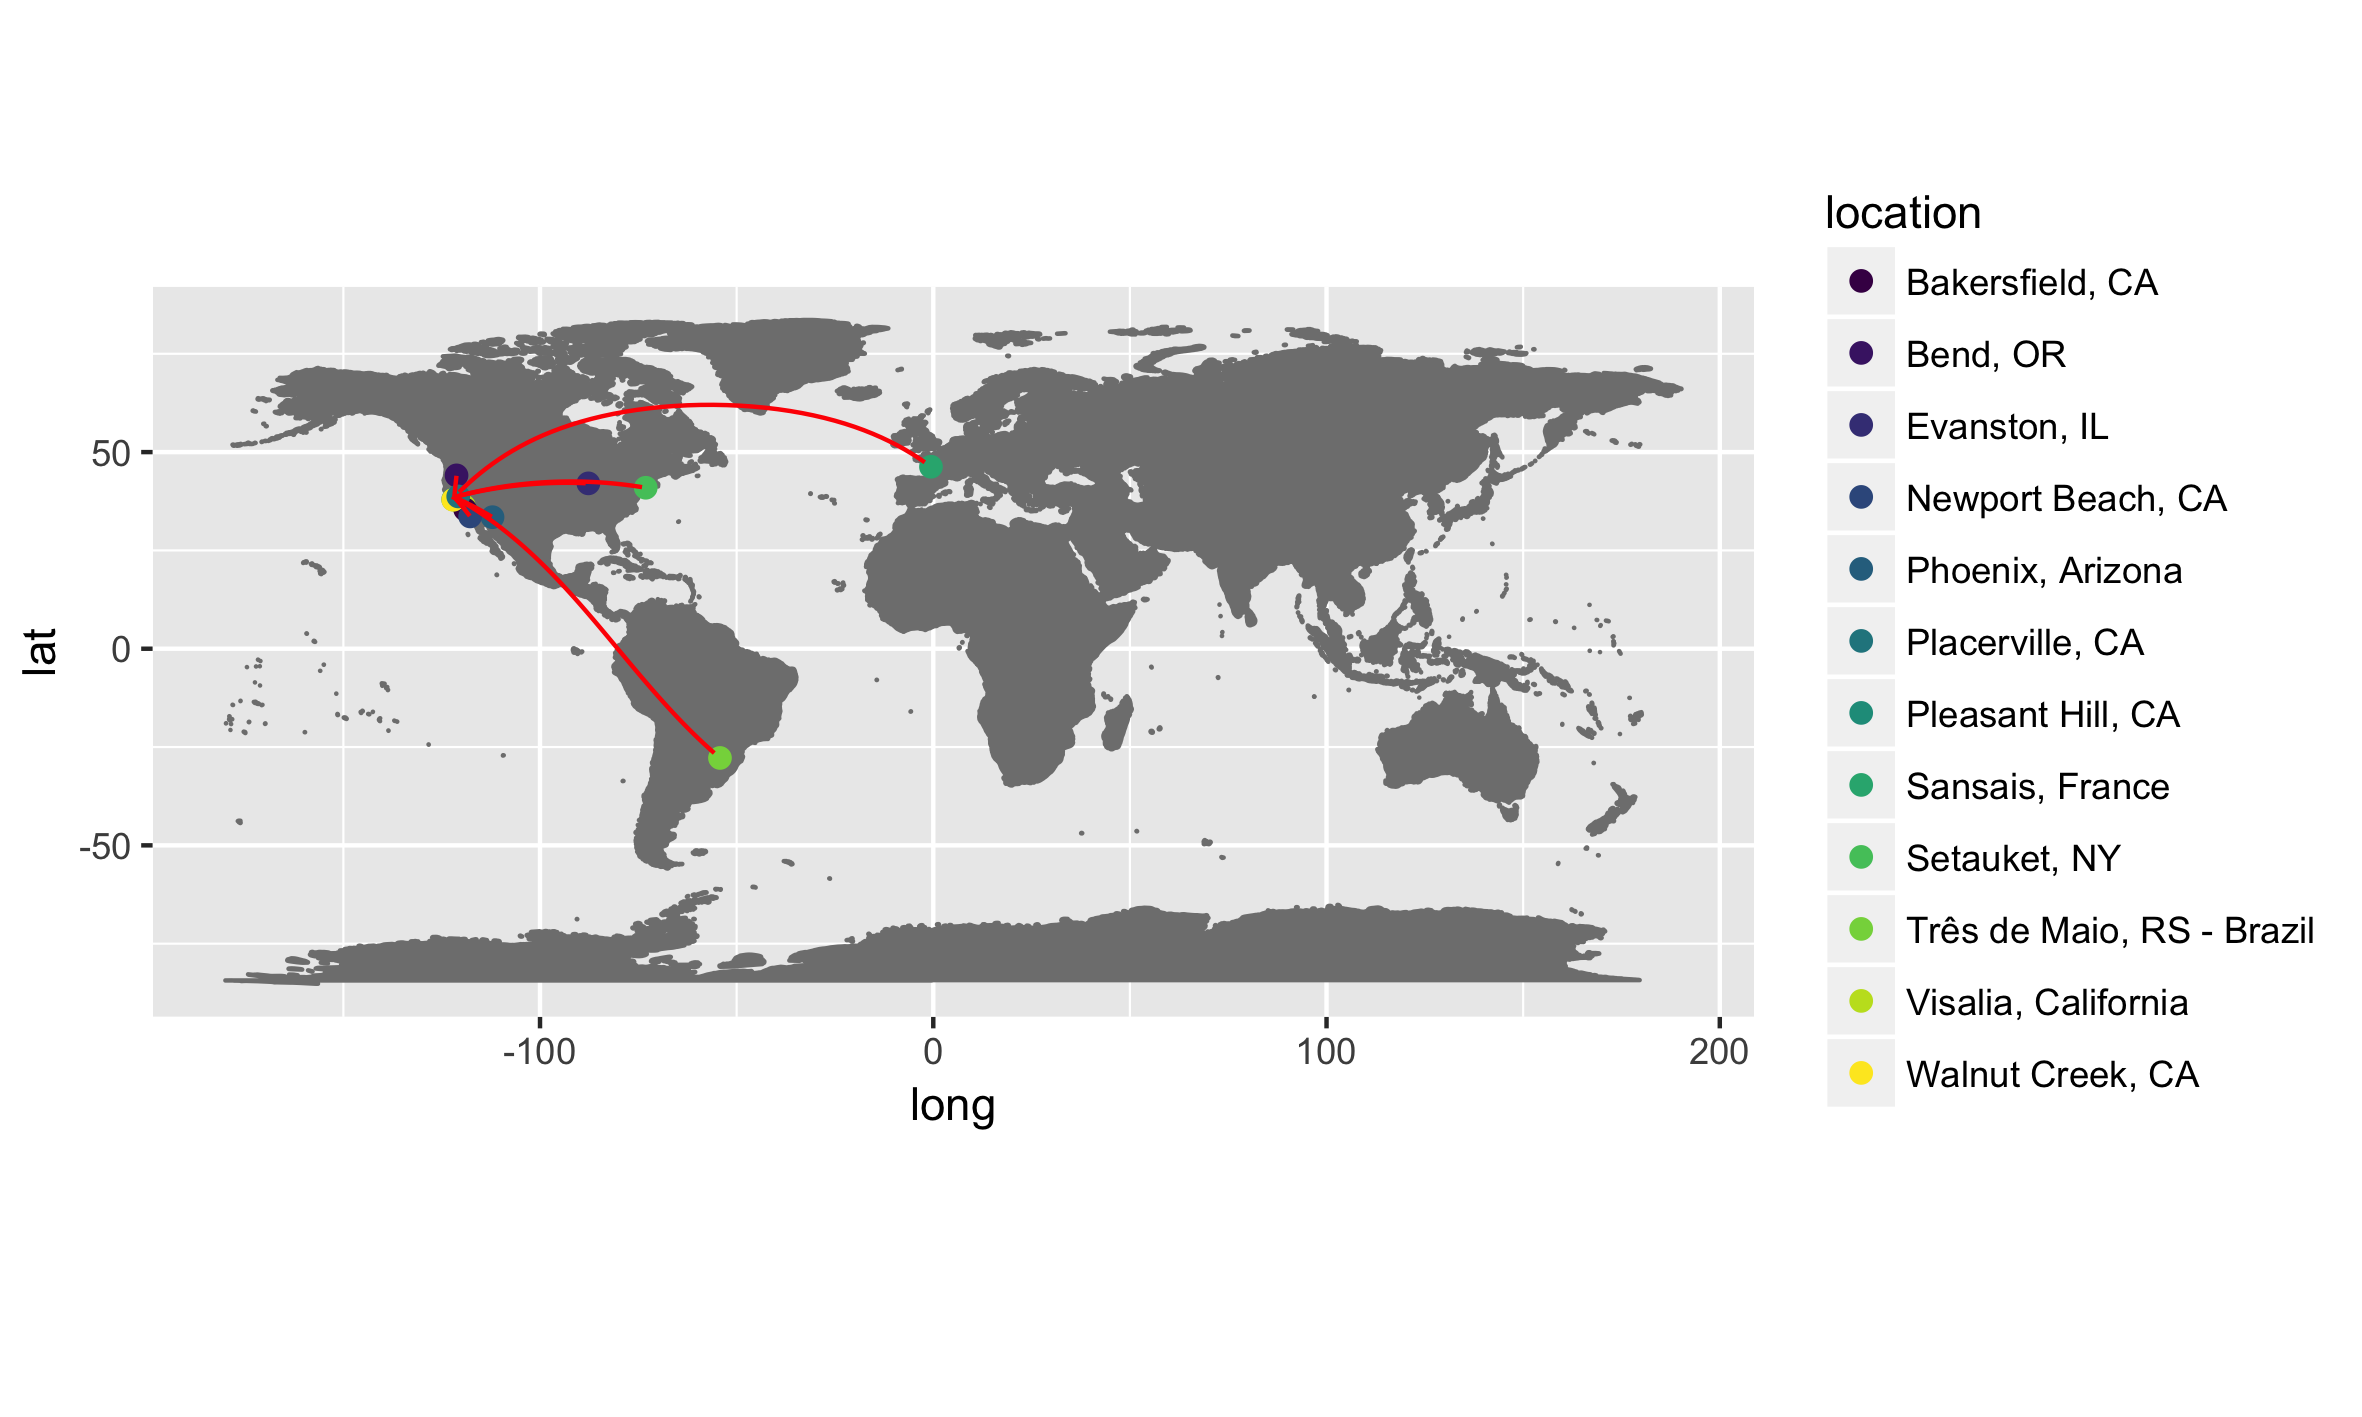

The script that saved this image:
#### Title: Where we're coming from and where we're going

#### Estimated time: 5-10mins

#### Objectives
# 1) Have students demonstrate etherpad proficiency
# 2) Have students demonstrate sticky note proficiency
# 3) Demonstrate flexibility and efficiency benefits of programmatic approach
# 4) Demonstrate data visualization benefits of the language of choice (here, R)
# 5) Connect learners personally to each other, this workshop, and coding
# 6) (optional) Demonstrate dynamic documents capabilities of R

#### Instructions
# 1) All sticky notes down
# 2) Each student should open up the etherpad, add their name to the list,
#   and write down their hometown (as though they're searching Google Maps) on a
#   separate line
# 3) Green sticky notes up when finished; red sticky notes up if help is needed
# 4) Instructor will copy the column of hometowns, open a spreadsheet program,
# paste the data inside, and add the column header "location". Feel free to add
# additional columns if you wish (student ID, for instance). 
# 5) Instructor will save the file as "dc_origins.csv" inside the appropriate
#   working directory
# 6) Project is set up ahead of time in directory with the dc_origins.R file.
# 7) Tell students not to focus on the details of this code, but let it wash
#   over them to get a gestalt sense of where we are coming from and where we
#   are headed
# 8) Give a brief description the code will import the data we just generated,
#   interact with Google Maps to "geocode" each hometown-- get its latitude
#   and longitude, plot the locations on a world map, then save that world map
#   as an image file.

# Load necessary packages
library(tidyverse)
library(viridis)
library(geosphere)
library(ggmap)
# library(plotly)
# library(htmlwidgets)

# What is the current location of the workshop?
currentLocation_str <- "Davis, California"
source <- "dsk"

currentLocation <- geocode(currentLocation_str, source = source)
# source <- "google"

# Import the data
learners <- read_csv("dc_origins.csv")

# Use the mutate_geocode() function in the ggmap package on that new column to 
# add new columns to the dataframe representing the longitude and latitude of
# each learner's hometown as a result of a Google Maps lookup.
# [For instance, if your hometown is "Davis, California", the mutate_geocode() 
# function will return -121.7405 in the "lon" column and 38.54491 in the "lat"
# column]
# Remove any rows that fail to geocode. Sorry!

learners <- 
  learners %>%
  as.data.frame() %>%
  mutate_geocode(location, source = source) %>%
  filter(complete.cases(.))

# Use the gcIntermediate() function from the geosphere package to get points
# representing the Great Circle paths between each learner's hometown and the
# current location of the workshop.
gcPoints <- 
  gcIntermediate(p1 = learners[, c("lon", "lat")], 
                 p2 = currentLocation[, c("lon", "lat")],
                 breakAtDateLine = TRUE
                )

# Loop through each Great Circle path and assign each a unique identifier. If
# the Great Circle passes the International Date Line, each segment on either
# side of the Date Line needs to get it's own group identifier so it can be
# plotted separately. In these cases, assign each of the 2 segments a unique
# id, then bind the 2 list elements into a single data frame. If the Great
# Circle does *not* cross the International Date Line, add the unique identifier
# and coerce the list element into a data frame (from a matrix). Ensure all
# column names for each list element data frame have the same names.

for (i in seq_along(gcPoints)) {
  currentPath <- gcPoints[[i]]
  if(is.list(currentPath)) {
    currentPath[[1]] <- data.frame(currentPath[[1]], 
                                   path = paste0(i, ".1"), 
                                   stringsAsFactors = FALSE)
    currentPath[[2]] <- data.frame(currentPath[[2]], 
                                   path = paste0(i, ".2"), 
                                   stringsAsFactors = FALSE)
    currentPath <- bind_rows(currentPath)
  } else {
    currentPath <- data.frame(currentPath, 
                              path = paste0(i), 
                              stringsAsFactors = FALSE)
  }
  colnames(currentPath) <- c("lon", "lat", "path")
  gcPoints[[i]] <- currentPath
}

# Combine the list of data frame elements into a single dataframe, since we know
# each list element data frame has the same number of columns and the same
# column names
gcPoints <- bind_rows(gcPoints)

# Create a plot of the locations of each student's email_affiliation on a globe 
# by mapping the longitude to the x position on the plot, and the latitude to
# the y position on the plot. Use the borders() function from ggplot2 to 
# generate a rough sketch of the land masses on Earth. Color all the points red
# and make them twice as large as default. Ensure that the figure has a 1:1
# ratio between units on the x-axis and units on the y-axis.
dc_origins <- ggplot() + 
  borders("world", colour = "gray50", fill = "gray50")  +
  geom_point(data = learners, aes(x = lon, y = lat, color = location), size = 2) +
  scale_color_viridis(discrete = TRUE) +
  coord_equal() +
  geom_line(data = gcPoints, aes(x = lon, y = lat, group = factor(path)), color = "red")

# Visualize the plot that we just made
# ggplotly(dc_origins)
# htmlwidgets::saveWidget(as_widget(ggplotly(dc_origins)), "dc_origins.html")

# Save the plot we made as a .png file to our working directory while
# specifiying its height and width
ggsave(plot = dc_origins,
       filename = "dc_origins.png",
       device = "png",
       units = "cm",
       width = 20,
       height = 12)